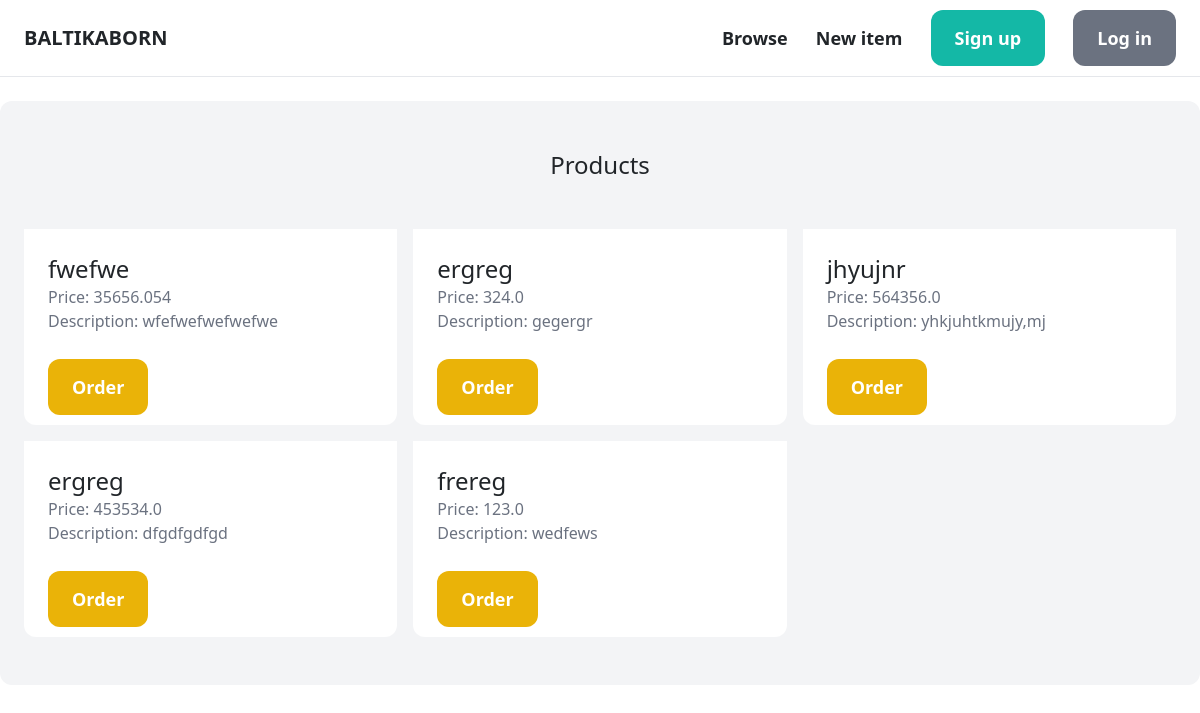
The page / on the database its author committed.
### product/models.py (models this page shows, shortened)
class Product(models.Model):
    name = models.CharField(max_length=255)
    description = models.TextField(blank=True, null=True)
    price = models.FloatField()
    created_by = models.ForeignKey(User, related_name='products', on_delete=models.CASCADE,default=1)

### core/views.py (the view)
# urls.py: path('', views.index, name='index'),
def index(request):
   products = Product.objects.all()
   return render(request,"core/index.html",{
       'products':products,
   })

### order/context_processors.py (called while the page is built)
def order(request):
   return {'order': Order(request)}

### core/templates/core/index.html (shortened to what this page needs)
{% extends 'core/base.html' %}
{% block content %}
<div class="mt-6 px-6 py-12 bg-gray-100 rounded-xl">
   <h2 class="mb-12 text-2xl text-center">Products</h2>
   <div class="grid grid-cols-3 gap-3">
      {% for product in products %}
      <div>
         <div class="p-6 bg-white rounded-b-xl">
            <h2 class="text-2xl">{{ product.name }}</h2>
            <p class="text-gray-500">Price: {{ product.price }}</p>
            <p class=" mb-10 text-gray-500">Description: {{ product.description }}</p>
            <a href="#" hx-get="{% url 'add_to_order' product.id %}" hx-target="#menu_order_button" hx-swap="outerHTML"
               class="px-6 py-3 text-lg font-semibold bg-yellow-500 text-white rounded-xl ">Order</a>
         </div>
      </div>
      {% endfor %}
   </div>
</div>
{% endblock %}

### core/templates/core/base.html (shortened to what this page needs)
<!DOCTYPE html>
<html lang="en">
<head>
   <script src="https://cdn.tailwindcss.com"></script>
   <link rel="stylesheet" href="https://cdn.jsdelivr.net/npm/bootstrap@5.3.2/dist/css/bootstrap.min.css"
>
</head>
<body>
   <nav class="py-6 px-6 flex justify-between items-center border-b border-gray-200">
      <a href="/" class="text-xl font-semibold">BALTIKABORN</a>
      <div class="space-x-6">
         <a href="#" class="text-lg font-semibold ">Browse</a>
         <a href="{% url 'product:new' %}" class="text-lg font-semibold ">New item</a>
         {% if request.user.is_authenticated %}
         <span hx-get="{% url 'hx_add_to_order' %}" hx-trigger="update_add_to_order from:body" hx-swap="innerHTML">
            {% include 'order/add_to_order.html'%}
         </span>
         <a href="{% url 'dashboard:index' %}"
            class="px-6 py-3 text-lg font-semibold bg-gray-500 text-white rounded-xl ">My Products
         </a>
         {% else %}
         <a href="{% url 'core:signup' %}"
            class="px-6 py-3 text-lg font-semibold bg-teal-500 text-white rounded-xl ">Sign up</a>
         <a href="{% url 'core:login' %}" class="px-6 py-3 text-lg font-semibold bg-gray-500 text-white rounded-xl ">Log
            in</a>
         {% endif %}
      </div>
   </nav>
   {% block content %}
   {% endblock %}
</body>
</html>

### rows shown on the page
Product: name "fwefwe", price "35656.054", description "wfefwefwefwefwe"
Product: name "ergreg", price "324.0", description "gegergr"
Product: name "jhyujnr", price "564356.0", description "yhkjuhtkmujy,mj"
Product: name "ergreg", price "453534.0", description "dfgdfgdfgd"
Product: name "frereg", price "123.0", description "wedfews"
